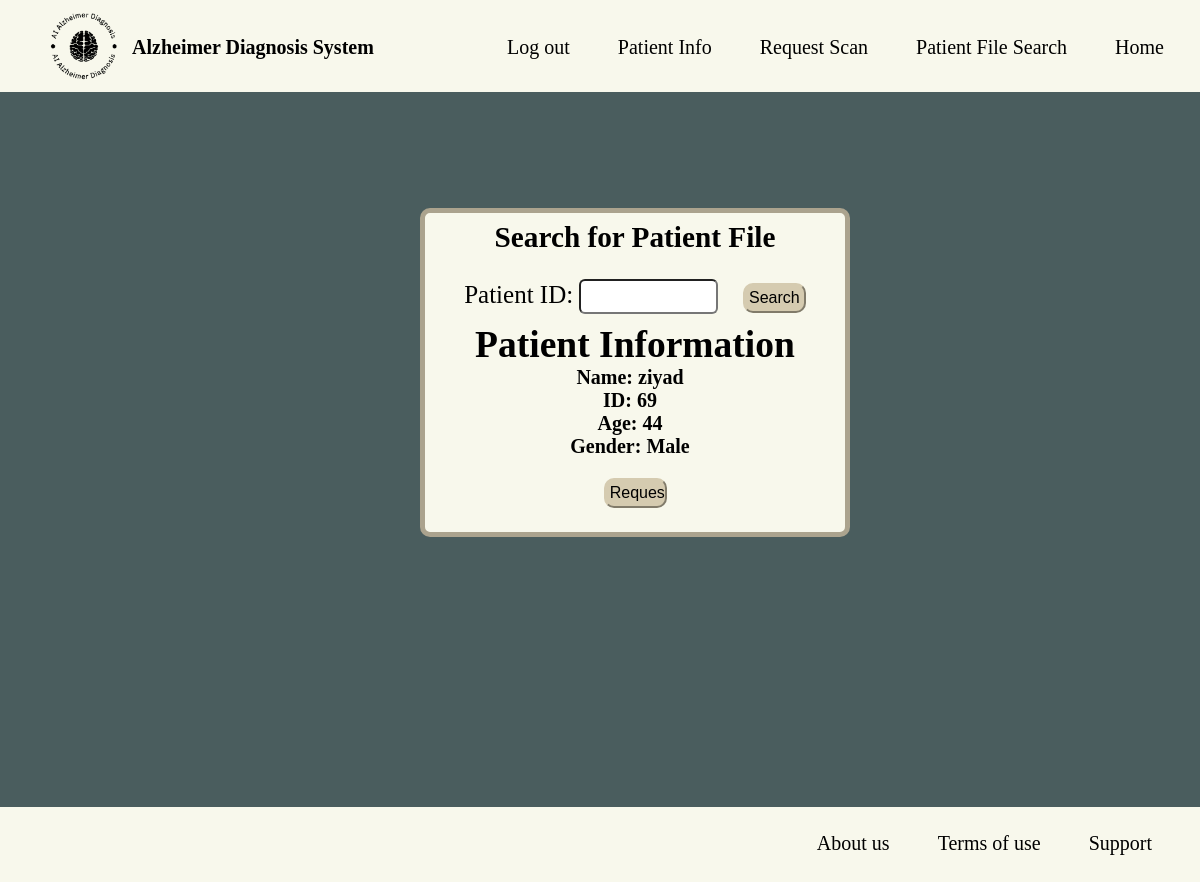
Screenshot of /request?patient_id=69 (signed in) with the database file from the repository.
### gp/models.py (models this page shows, shortened)
class PatientInfo(db.Model):
    __tablename__ = "patient_info"
    id = db.Column(db.Integer, primary_key=True)
    username = db.Column(db.String(32), index=True)
    patient_id = db.Column(db.String(32), unique=True, index=True)
    age = db.Column(db.String(32))
    gender = db.Column(db.String(32))
    patients = db.relationship('Patient', backref='patient_info', lazy=True)
    patient_request = db.relationship('ScanRequest', backref='patient_info', lazy=True)

### gp/patients/views.py (the view, shortened to what this page needs)
@patients.route("/request", methods=["GET", "POST"])
@login_required
def request_scan():
    search_form = RequestSearchForm()
    request_form = RequestForm()
    if search_form.validate_on_submit() and search_form.submit.data:
        patient_info = PatientInfo.query.filter_by(patient_id=search_form.patient_id.data).first()
        if patient_info:
            return redirect(url_for("patients.request_scan", patient_id=patient_info.patient_id))  # Pass patient_id as query parameter
        else:
            flash("No patient found with this ID.", "warning")
    patient_id = request.args.get('patient_id')
    if patient_id:
        patient_info = PatientInfo.query.filter_by(patient_id=patient_id).first()
        return render_template("request_scan.html", search_form=search_form, request_form=request_form, patient_info=patient_info)
    return render_template("request_scan.html", search_form=search_form, request_form=request_form)

### gp/patients/forms.py
class RequestSearchForm(FlaskForm):
    patient_id = StringField("Patient ID: ", validators=[DataRequired()])
    submit = SubmitField('Search')

class RequestForm(FlaskForm):
    submit = SubmitField('Request')

### gp/models.py (called while the page is built)
@login_manager.user_loader
def load_user(user_id):
    return Doctor.query.get(int(user_id))

### gp/templates/request_scan.html (shortened to what this page needs)
{% extends "base.html" %}
{% block content %}
<br>
<div class="rectangleRs">
    <div class="container">
        <div><h3>Search for Patient File</h3></div>
        <form method="POST">
           <div class"patientid"> {{ search_form.patient_id.label }} {{ search_form.patient_id() }}
            &nbsp;&nbsp; {{ search_form.submit() }}</div>
        </form>
        {% if patient_info %}
            <div>
                <h2>Patient Information</h2>
                <p>Name: {{ patient_info.username }}</p>
                <p>ID: {{ patient_info.patient_id }}</p>
                <p>Age: {{ patient_info.age }}</p>
                <p>Gender: {{ patient_info.gender }}</p>
                <form method="POST">
                    {{ request_form.submit() }}
                </form>
            </div>
        {% endif %}
    </div>
</div>
{% endblock %}

### gp/static/CSS/style.css (style rules this page uses)
html, body { height: 100%; }
body { background-color: #4a5d5e; color: #ffffff; font-size: 25px; }
* { margin: 0; padding: 0; }
p { font-weight: bolder; font-size: 20px; margin-right: 10px; flex: 0.3; }

### gp/templates/request_scan.html (style rules this page uses)
.rectangleRs { padding-bottom:2%; margin-top: 15%; margin-left: 35%; margin-bottom: 22.5%; border-radius: 10px; border: 5px solid #aba38e; width: 35%; background-color: #f8f8ec; text-align: center; flex-direction: column; align-items: center; justify-content: center; color:black; }
.rectangleRs div { margin-top:2%; }
.rectangleRs input[type="text"] { border-radius: 6px; font-size: 16px; padding: 1%; width: 30%; font-size: 20px; }
.rectangleRs input[type="submit"] { font-size: 16px; padding: 1%; width: 15%; margin-top: 20px; border-radius: 10px; cursor: pointer; border-color: #d5cbb0; background-color: #d5cbb0; }

### rows the page displays
PatientInfo: username "ziyad", patient_id "69", age "44", gender "Male"

### other values shown
{{ search_form.patient_id.label }} "Patient ID:"
